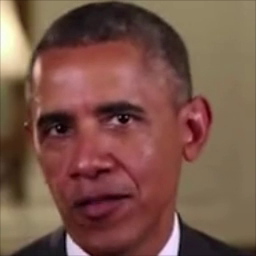
#> input picture frame 26 of uploads/Driving.mp4, 256 x 256 px, given in place of 00.mp4, which was not available
$ python new.py
#> lines starting #> are read from the running program, lines starting #| are printed output that depends on the picture; after the words box and inside, x2 and y2 are one past the last pixel; in counts of white or black regions, pixels touching at a corner belong together; pictures that were not available may be replaced by others from this repository, and a replacement may not be noted
import cv2

# Load the cascade
face_cascade = cv2.CascadeClassifier(cv2.data.haarcascades + 'haarcascade_frontalface_default.xml')

# To capture video from existing video.
cap = cv2.VideoCapture('00.mp4')
count=0
while True:
    # Read the frame
    _, img = cap.read()
#> img is the input picture: shape (256, 256, 3); mean B, G, R 72.9, 84.9, 121.3
    # Convert to grayscale
    gray = cv2.cvtColor(img, cv2.COLOR_BGR2GRAY)
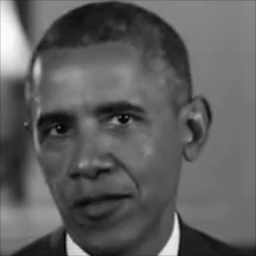
#> gray: shape (256, 256); min 4, max 251, mean 94.3

    file_name_path='user'+str(count)+'.jpg'

    # Detect the faces
    faces = face_cascade.detectMultiScale(gray, 1.1, 4)
#> faces = [[14, 55, 176, 176]]
    # Draw the rectangle around each face
    for (x, y, w, h) in faces:
        face = img[y:y+h, x:x+w]
        cv2.imwrite(str(count)+'.jpg', face)
        count+=1
        cv2.rectangle(img, (x, y), (x+w, y+h), (255, 0, 0), 2)
#> this loop made 1 pass
#> (x, y, w, h, count) on pass 1: (14, 55, 176, 176, 1)
#> pass 1, `face = img[y:y+h, x:x+w]`:
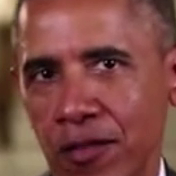
#> face: shape (176, 176, 3); mean B, G, R 69, 74.8, 127.8
#> after the loop:
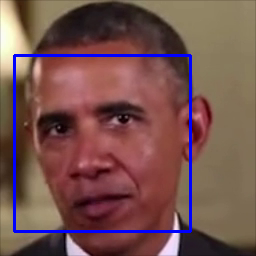
#> img: shape (256, 256, 3); 3.22% of pixels changed, all inside (x1, y1, x2, y2) = (13, 54, 192, 233)
#> after the loop, count = 1
    # Display
    cv2.imshow('Video', img)
    cv2.imwrite(file_name_path,faces)

    # Stop if escape key is pressed
    k = cv2.waitKey(30) & 0xff
#> (key Esc is pressed here)
    if k==27:
        break
# Release the VideoCapture object
cap.release()

$ run again, starting later in the video
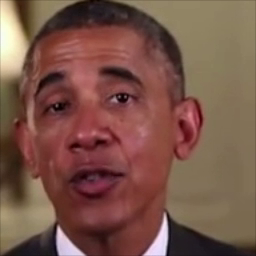
#> input picture frame 119 of uploads/Driving.mp4, 256 x 256 px, given in place of 00.mp4, which was not available
#> img is the input picture: shape (256, 256, 3); mean B, G, R 72.9, 85.2, 121.7
#> faces = [[4, 32, 180, 180]]
#> the loop `for (x, y, w, h) in faces:` made 1 pass
#> (x, y, w, h, count) on pass 1: (4, 32, 180, 180, 1)
#> pass 1, `face = img[y:y+h, x:x+w]`:
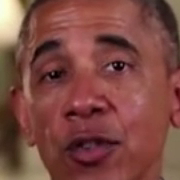
#> face: shape (180, 180, 3); mean B, G, R 66.2, 73.2, 125.1
#> after the loop `for (x, y, w, h) in faces:`:
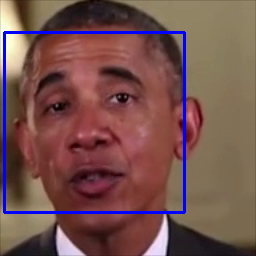
#> img: shape (256, 256, 3); 3.29% of pixels changed, all inside (x1, y1, x2, y2) = (3, 31, 186, 214)
#> after the loop `for (x, y, w, h) in faces:`: count = 1

$ run again, starting later in the video
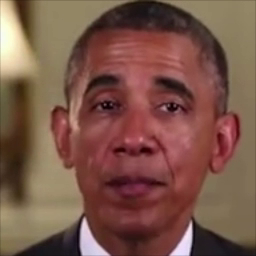
#> input picture frame 212 of uploads/Driving.mp4, 256 x 256 px, given in place of 00.mp4, which was not available
#> img is the input picture: shape (256, 256, 3); mean B, G, R 72.8, 85.9, 122.7
#> faces = [[40, 23, 195, 195]]
#> the loop `for (x, y, w, h) in faces:` made 1 pass
#> (x, y, w, h, count) on pass 1: (40, 23, 195, 195, 1)
#> pass 1, `face = img[y:y+h, x:x+w]`:
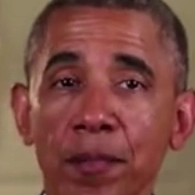
#> face: shape (195, 195, 3); mean B, G, R 69.6, 78, 127.1
#> after the loop `for (x, y, w, h) in faces:`:
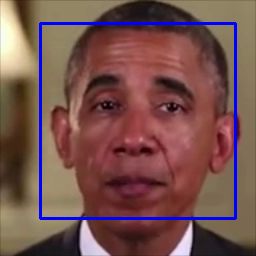
#> img: shape (256, 256, 3); 3.56% of pixels changed, all inside (x1, y1, x2, y2) = (39, 22, 237, 220)
#> after the loop `for (x, y, w, h) in faces:`: count = 1
